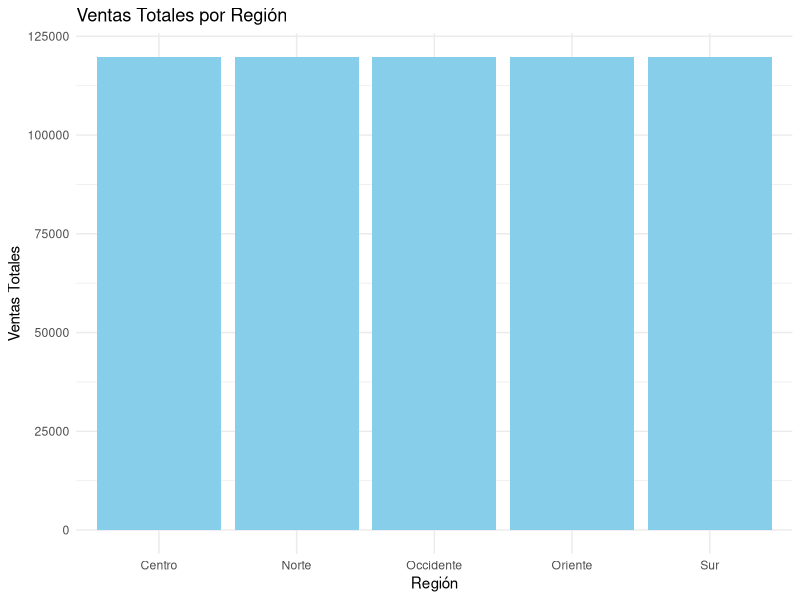
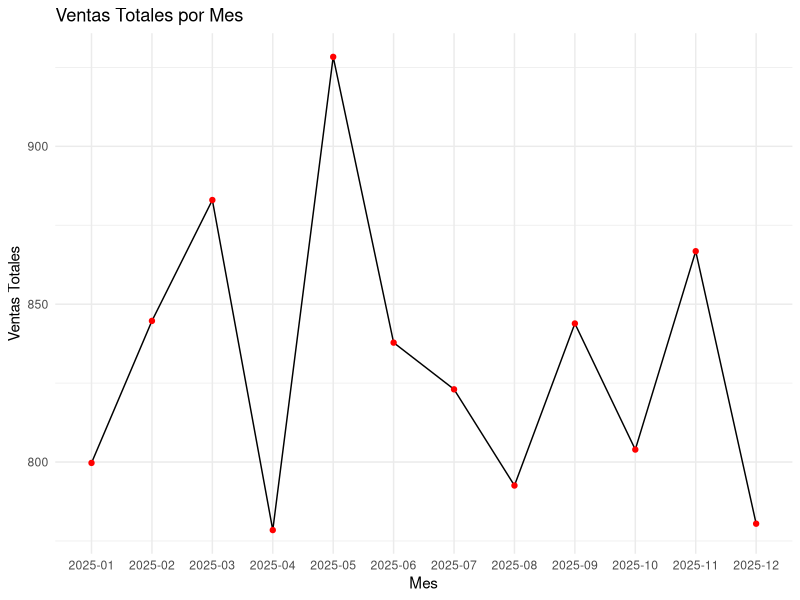

The R script that drew these images, in order:
library(ggplot2)
library(readr)

# Leer el archivo CSV
ventas <- read_csv("ventas.csv")

# 1. Gráfico de barras: Ventas totales por región
plot_barras <- ggplot(ventas, aes(x = region, y = sum(ventas))) +
  geom_bar(stat = "identity", fill = "skyblue") +
  labs(title = "Ventas Totales por Región",
       x = "Región",
       y = "Ventas Totales") +
  theme_minimal()

# Guardar el gráfico de barras
ggsave("dashboard_r_barras.png", plot = plot_barras, width = 8, height = 5)

# 2. Gráfico de línea: Ventas totales por mes
# Agrupar y sumar por mes
ventas_mensuales <- aggregate(ventas ~ mes, data = ventas, FUN = sum)

plot_linea <- ggplot(ventas_mensuales, aes(x = mes, y = ventas)) +
  geom_line(group = 1) + # Usar group=1 para forzar una sola línea a través de todos los meses
  geom_point(color = "red") +
  labs(title = "Ventas Totales por Mes",
       x = "Mes",
       y = "Ventas Totales") +
  theme_minimal()

# Guardar el gráfico de línea
ggsave("dashboard_r_linea.png", plot = plot_linea, width = 8, height = 5)
